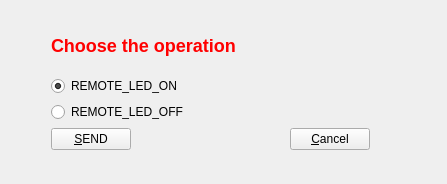
<?xml version="1.0" encoding="UTF-8"?>
<ui version="4.0">
 <class>Driver</class>
 <widget class="QWidget" name="Driver">
  <property name="geometry">
   <rect>
    <x>0</x>
    <y>0</y>
    <width>447</width>
    <height>184</height>
   </rect>
  </property>
  <property name="windowTitle">
   <string>Driver</string>
  </property>
  <widget class="QWidget" name="layoutWidget">
   <property name="geometry">
    <rect>
     <x>40</x>
     <y>10</y>
     <width>341</width>
     <height>151</height>
    </rect>
   </property>
   <layout class="QVBoxLayout" name="verticalLayout_2">
    <item>
     <layout class="QVBoxLayout" name="verticalLayout">
      <item>
       <widget class="QLabel" name="label">
        <property name="text">
         <string>&lt;html&gt;&lt;head/&gt;&lt;body&gt;&lt;p&gt;&lt;span style=&quot; font-size:x-large; font-weight:600; color:#ff0000;&quot;&gt;Choose the operation&lt;/span&gt;&lt;/p&gt;&lt;/body&gt;&lt;/html&gt;</string>
        </property>
       </widget>
      </item>
      <item>
       <widget class="QRadioButton" name="radioButton">
        <property name="text">
         <string>REMOTE_LED_ON</string>
        </property>
        <property name="checked">
         <bool>true</bool>
        </property>
       </widget>
      </item>
      <item>
       <widget class="QRadioButton" name="radioButton_2">
        <property name="text">
         <string>REMOTE_LED_OFF</string>
        </property>
       </widget>
      </item>
     </layout>
    </item>
    <item>
     <layout class="QHBoxLayout" name="horizontalLayout">
      <item>
       <widget class="QPushButton" name="pushButton">
        <property name="text">
         <string>&amp;SEND</string>
        </property>
       </widget>
      </item>
      <item>
       <spacer name="horizontalSpacer">
        <property name="orientation">
         <enum>Qt::Horizontal</enum>
        </property>
        <property name="sizeHint" stdset="0">
         <size>
          <width>40</width>
          <height>20</height>
         </size>
        </property>
       </spacer>
      </item>
      <item>
       <widget class="QPushButton" name="pushButton_2">
        <property name="text">
         <string>&amp;Cancel</string>
        </property>
       </widget>
      </item>
     </layout>
    </item>
   </layout>
  </widget>
 </widget>
 <layoutdefault spacing="6" margin="11"/>
 <resources/>
 <connections>
  <connection>
   <sender>pushButton_2</sender>
   <signal>clicked()</signal>
   <receiver>Driver</receiver>
   <slot>close()</slot>
   <hints>
    <hint type="sourcelabel">
     <x>309</x>
     <y>123</y>
    </hint>
    <hint type="destinationlabel">
     <x>348</x>
     <y>163</y>
    </hint>
   </hints>
  </connection>
 </connections>
</ui>
